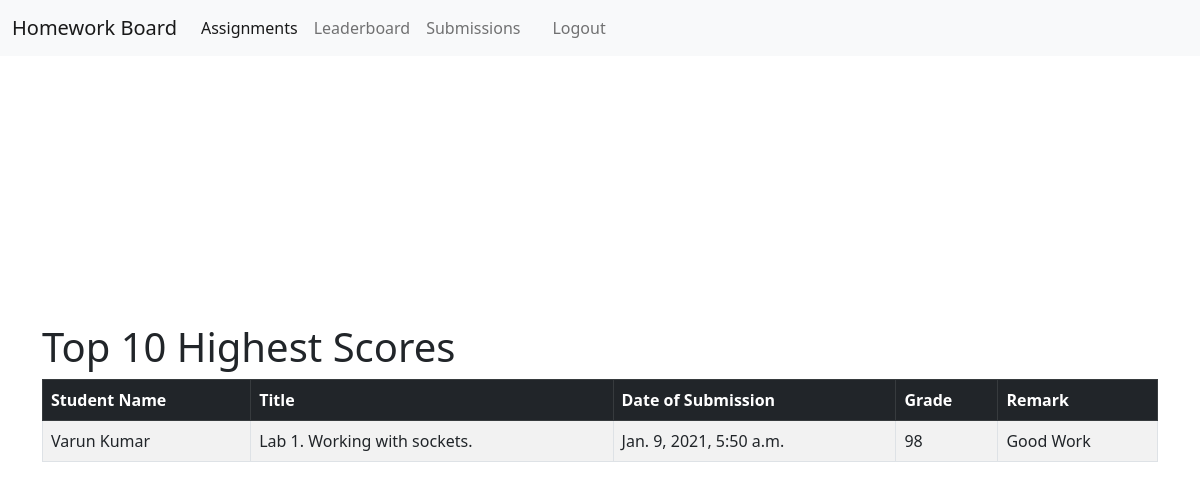
Page /leaderboard (signed in) on the committed database.
### homework/models.py (models this page shows, shortened)
class Submission(models.Model):
    assignment = models.ForeignKey(Assignment, on_delete=models.CASCADE)
    student = models.ForeignKey(
        Student, on_delete=models.CASCADE, related_name="submission")
    solution = models.CharField(max_length=1000)
    date_of_submission = models.DateTimeField(auto_now_add=True, blank=True)
    grade = models.IntegerField(null=True, blank=True)
    remarks = models.CharField(max_length=250, null=True, blank=True)

class Student(AbstractUser):
    group_id = models.CharField(max_length=10, unique=True)

class Assignment(models.Model):
    title = models.CharField(max_length=250)
    subject = models.ForeignKey(
        Subject, on_delete=models.CASCADE, related_name='assignment')
    teacher = models.CharField(max_length=100)
    date_of_issue = models.DateTimeField(auto_now_add=True, blank=True)
    deadline = models.DateTimeField()
    description = models.CharField(max_length=1000)
    penalties = models.CharField(max_length=500)
    is_active = models.BooleanField(default=True)

### homework/views.py (the view)
# urls.py: path('leaderboard', views.LeaderboardView.as_view(), name='leaderboard_list'),
class LeaderboardView(ListView):
    context_object_name = 'leaderboard'
    template_name = 'homework/leaderboard.html'
    def get_queryset(self):
        q = Submission.objects.order_by(
            '-grade')[:9]
        return q

### homework/templates/homework/leaderboard.html (shortened to what this page needs)
{% extends "homework/layout.html" %}
{% block body %}
<div class="container vh-100 d-flex justify-content-between align-items-center">
  <div class="col">
    <h1>Top 10 Highest Scores</h1>
    <table class="table table-striped table-bordered">
      <thead class="table-dark">
        <tr>
          <th scope="col">Student Name</th>
          <th scope="col">Title</th>
          <th scope="col">Date of Submission</th>
          <th scope="col">Grade</th>
          <th scope="col">Remark</th>
        </tr>
      </thead>
      <tbody>
        {% if leaderboard %}
        {% for submission in leaderboard %}
        <tr>
          <td>{{ submission.student.first_name }} {{ submission.student.last_name }}</td>
          <td>{{ submission.assignment.title }}</td>
          <td>{{ submission.date_of_submission }}</td>
          <td>{{ submission.grade }}</td>
          <td>{{ submission.remarks }}</td>
        </tr>
        {% endfor %}
        {% else %}
        <tr>
          <td colspan="3" class="table-active">No Submission have been graded yet.</td>
        </tr>
        {% endif %}
      </tbody>
    </table>
  </div>
</div>
{% endblock %}

### rows in the picture
Submission: student.first_name "Varun", student.last_name "Kumar", assignment "Lab 1. Working with sockets.", date_of_submission "Jan. 9, 2021, 5:50 a.m.", grade "98", remarks "Good Work"
